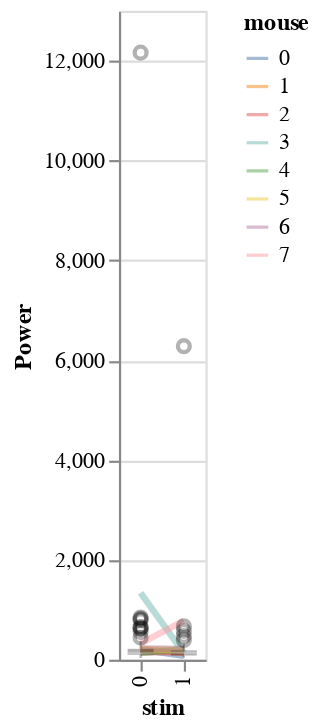

Notebook source saved alongside this figure:
### Code cell
reload(visualization)
visualization.plot_data(df=df,x='stim',y='Power',color='mouse')

### Figure 1 — Vega-Lite specification as saved in the notebook (floating-point values rounded to 4 significant figures; data arrays with more than 128 entries replaced by an {"elided": "..."} marker saying what was removed)
{"config": {"view": {"continuousWidth": 400, "continuousHeight": 300}}, "layer": [{"mark": {"type": "line", "fill": null, "opacity": 0.5, "size": 3}, "encoding": {"color": {"type": "nominal", "field": "mouse"}, "x": {"type": "ordinal", "field": "stim"}, "y": {"type": "quantitative", "aggregate": "mean", "field": "Power", "scale": {"zero": false}}}}, {"mark": {"type": "boxplot", "color": "black", "opacity": 0.3, "size": 12}, "encoding": {"x": {"type": "ordinal", "field": "stim"}, "y": {"type": "quantitative", "field": "Power", "scale": {"zero": false}}}}], "data": {"name": "data-1c558930ee0c682c9d87606cb593c812"}, "$schema": "https://vega.github.io/schema/vega-lite/v4.8.1.json", "datasets": {"data-1c558930ee0c682c9d87606cb593c812": {"elided": "160 records"}}}
